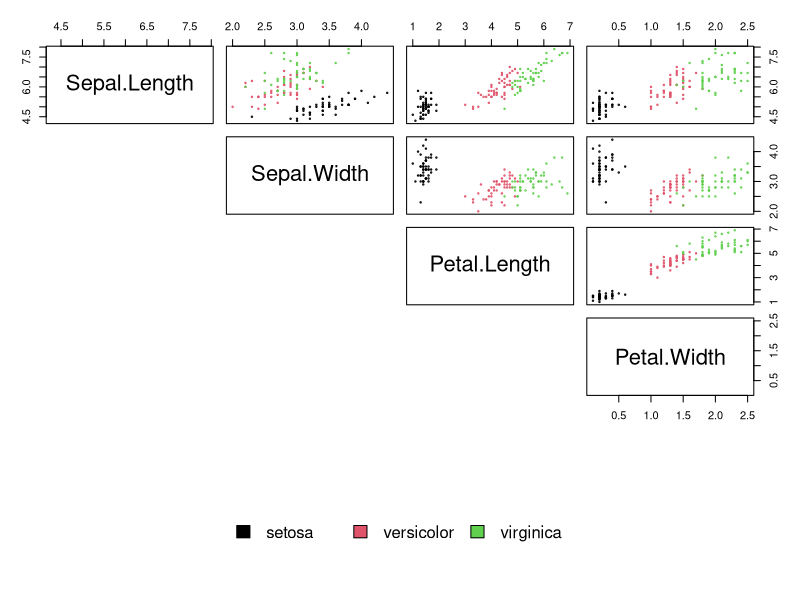

Generate this figure with R:
## ---- chunk 1
old.par <- par()
pairs(
  x = iris[, 1:4],
  col = as.numeric(iris$Species),
  cex = 0.3,
  lower.panel = NULL,
  oma = c(15, 3, 3, 3)
)
par(xpd = TRUE)
legend(
  "bottom",
  legend = unique(iris$Species),
  col = as.numeric(iris$Species),
  horiz = TRUE,
  fill = unique(iris$Species),
  bty = "n"
)
par(old.par)
## ---- chunk 2
X <- iris[, 3:5]
X$f.class <- 1
X[X$Species == "setosa", ]$f.class <- -1
## ---- chunk 3
# The output
Y <- X$f.class
X <- X[, c(1, 2)]
colnames(X) <- c("length", "width")
## ---- chunk 4
n.samples <- 2*nrow(X)/3
trn <- sample.int(nrow(X), n.samples, replace = FALSE)
train.x <- X[trn, ]
train.y <- Y[trn]

test.x <- X[setdiff(1:nrow(X), trn), ]
test.y <- Y[setdiff(1:nrow(X), trn)]
## ---- chunk 5
#'
#' Adjust weight using one case of training data. The data is passed as a vector
#' r. First two components of r are the inputs and the third one is the label.
adjust_wts <- function(r) {
  # Extract input and output.
  x <- as.numeric(r[1:2])
  y <- as.numeric(r[3])
  
  # Evaluate the output. In this case, it is just w[1] + x[1]w[2] + x[2]w[3].
  z <- x %*% w[2:length(w)] + w[1]
  y.pred <- ifelse(z < 0, -1, 1)
  
  # Update the global weights vector if the prediction is not correct.
  assign("w", w + c(eta * (y - y.pred)) * c(1, x), envir = .GlobalEnv)
}
## ---- chunk 6
# Initial weights, all zeros.
w <- rep(0, dim(X)[2] + 1)
# Training rate.
eta <- 1

n.iter <- 1
ignore <- lapply(1:n.iter, function(n) apply(data.frame(X=X, Y=Y), 1, adjust_wts))
## ---- chunk 7
perceptron.predict <- function(r) {
  x <- c(1, r)
  ifelse(w %*% x < 0, -1, 1)
}

test.pred <- apply(test.x, 1, perceptron.predict)
comparison <- data.frame(actual = test.y, predicted = test.pred)
## ---- chunk 8
cat(paste("Number of wrong classifications =", 
          nrow(comparison[comparison$actual != comparison$predicted,])))
## ---- chunk 9
ignore <- lapply(1:n.iter, function(n) apply(data.frame(X=X, Y=Y), 1, adjust_wts))
test.pred <- apply(test.x, 1, perceptron.predict)
comparison <- data.frame(actual = test.y, predicted = test.pred)
cat(paste("Number of wrong classifications =", 
          nrow(comparison[comparison$actual != comparison$predicted, ])))
